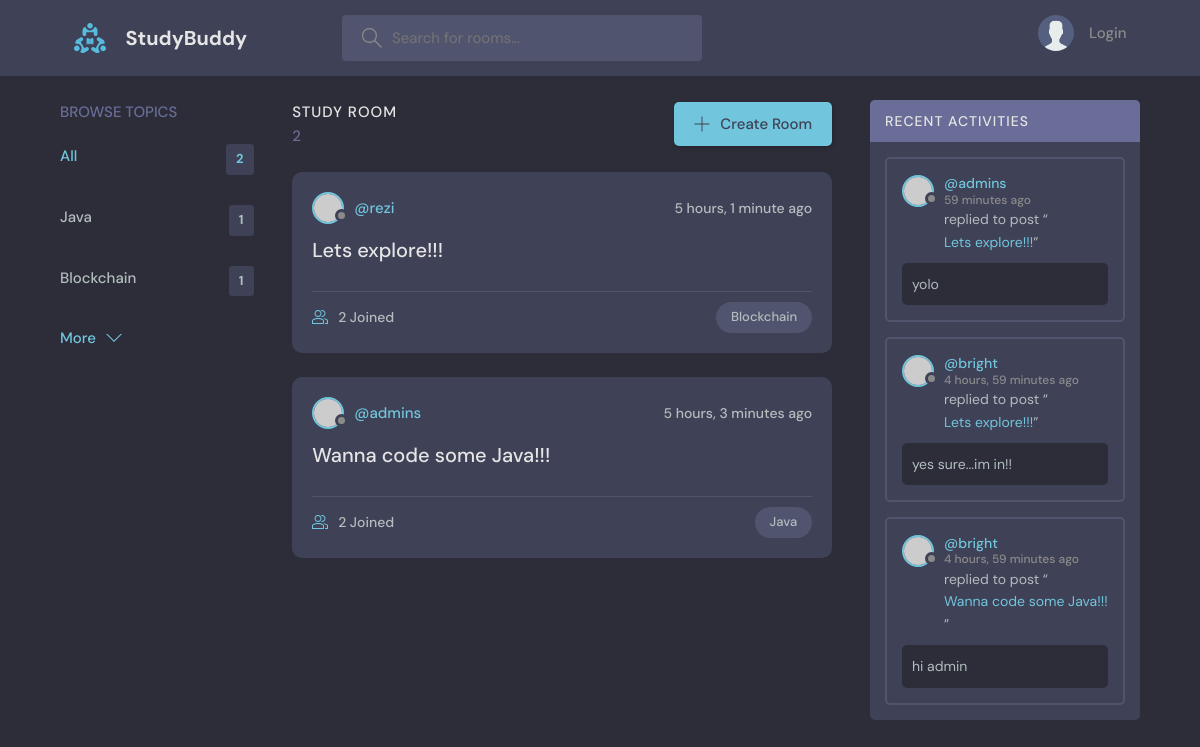
The page / on the database its author committed.
### base/models.py (models this page shows, shortened)
class Topic(models.Model):
    name = models.CharField(max_length=200)

class Room(models.Model):
    host = models.ForeignKey(User, on_delete=models.SET_NULL, null=True)
    topic = models.ForeignKey(Topic,on_delete=models.SET_NULL, null = True)
    name = models.CharField(max_length=200)
    description = models.TextField(blank=True, null=True)
    participants = models.ManyToManyField(User, related_name='participants', blank=True)
    updated = models.DateTimeField(auto_now=True)
    created = models.DateTimeField(auto_now_add=True)
    def __str__(self):
        return self.name
    class Meta:
        ordering = ['-updated', '-created']

class Message(models.Model):
    user = models.ForeignKey(User, on_delete=models.CASCADE)
    room = models.ForeignKey(Room, on_delete=models.CASCADE)
    body = models.TextField()
    updated = models.DateTimeField(auto_now=True)
    created = models.DateTimeField(auto_now_add=True)
    class Meta:
        ordering = ['-updated', '-created']

### base/views.py (the view)
# urls.py: path('', views.home, name = "home"),
def home(request):
    q = request.GET.get('q') if request.GET.get('q')!= None else ''
    rooms = Room.objects.filter(
        Q(topic__name__icontains = q) |
        Q(name__icontains = q) |
        Q(description__icontains = q) |
        Q(host__username__icontains = q)
        )
    room_count = rooms.count()
    topics = Topic.objects.all()
    room_messages = Message.objects.filter(
        Q(room__topic__name__icontains = q)
        )
    context = {"rooms": rooms, "topics": topics, "room_count": room_count, "room_messages": room_messages}
    return render(request,'base/home.html', context)

### base/templates/base/home.html (shortened to what this page needs)
{% extends 'main.html' %}
{% block content %}
<main class="layout layout--3">
  <div class="container">
    {% include 'base/topics_component.html' %}
    <div class="roomList">
      <div class="roomList__header">
        <div>
          <h2>Study Room</h2>
          <p>{{room_count}}</p>
        </div>
        <a class="btn btn--main" href="{% url 'create-room' %}">
          <svg version="1.1" xmlns="http://www.w3.org/2000/svg" width="32" height="32" viewBox="0 0 32 32">
            <title>add</title>
            <path
              d="M16.943 0.943h-1.885v14.115h-14.115v1.885h14.115v14.115h1.885v-14.115h14.115v-1.885h-14.115v-14.115z"
            ></path>
          </svg>
          Create Room
        </a>
      </div>
      {% include 'base/feed_component.html' %}
    </div>
    {% include 'base/activity_component.html' %}
  </div>
</main>
{% endblock %}

### base/templates/base/topics_component.html
<div class="topics">
    <div class="topics__header">
      <h2>Browse Topics</h2>
    </div>
    <ul class="topics__list">
      <li>
        <a href="{% url 'home' %}" class="active">All <span>{{rooms.count}}</span></a>
      </li>
      {% for topic in topics %}
      <li>
        <a href="{% url 'home' %}?q={{topic.name}}">{{topic.name}} <span>{{topic.room_set.all.count}}</span></a>
      </li>
      {% endfor %}
    </ul>
    <a class="btn btn--link" href="topics.html">
      More
      <svg version="1.1" xmlns="http://www.w3.org/2000/svg" width="32" height="32" viewBox="0 0 32 32">
        <title>chevron-down</title>
        <path d="M16 21l-13-13h-3l16 16 16-16h-3l-13 13z"></path>
      </svg>
    </a>
</div>

### base/templates/base/feed_component.html (shortened to what this page needs)
{% for room in rooms %}
<div class="roomListRoom">
    <div class="roomListRoom__header">
      <a href="{% url 'user-profile' room.host.id %}" class="roomListRoom__author">
        <div class="avatar avatar--small">
          <img src="https://randomuser.me/api/portraits/women/11.jpg" />
        </div>
        <span>@{{room.host.username}}</span>
      </a>
      <div class="roomListRoom__actions">
        <span>{{room.created|timesince}} ago</span>
      </div>
    </div>
    <div class="roomListRoom__content">
      <a href="{% url 'room' room.id %}">{{room.name}}</a>
    </div>
    <div class="roomListRoom__meta">
      <a href="{% url 'room' room.id %}" class="roomListRoom__joined">
        {{room.participants.all.count}} Joined
      </a>
      <p class="roomListRoom__topic">{{room.topic.name}}</p>
    </div>
</div>
{% endfor %}

### base/templates/base/activity_component.html (shortened to what this page needs)
<div class="activities">
    <div class="activities__header">
        <h2>Recent Activities</h2>
    </div>
    {% for message in room_messages %}
    <div class="activities__box">
        <div class="activities__boxHeader roomListRoom__header">
            <a href="{% url 'user-profile' message.user.id %}" class="roomListRoom__author">
                <div class="avatar avatar--small">
                    <img src="https://randomuser.me/api/portraits/men/37.jpg" />
                </div>
                <p>
                    @{{message.user.username}}
                    <span>{{message.created|timesince}} ago</span>
                </p>
            </a>
        </div>
        <div class="activities__boxContent">
            <p>replied to post “<a href="{% url 'room' message.room.id %}">{{message.room}}</a>”</p>
            <div class="activities__boxRoomContent">{{message.body}}</div>
        </div>
    </div>
    {% endfor %}
</div>

### rows shown on the page
Topic: name "Java", room_set.all.count "1"
Topic: name "Blockchain", room_set.all.count "1"
Room: host.username "rezi", created "5 hours, 1 minute", name "Lets explore!!!", participants.all.count "2", topic.name "Blockchain"
Room: host.username "admins", created "5 hours, 3 minutes", name "Wanna code some Java!!!", participants.all.count "2", topic.name "Java"
Message: user.username "admins", created "59 minutes", room "Lets explore!!!", body "yolo"
Message: user.username "bright", created "4 hours, 59 minutes", room "Lets explore!!!", body "yes sure...im in!!"
Message: user.username "bright", created "4 hours, 59 minutes", room "Wanna code some Java!!!", body "hi admin"

### other values the page prints
{{ rooms.count }} "2"
{{ room_count }} "2"
